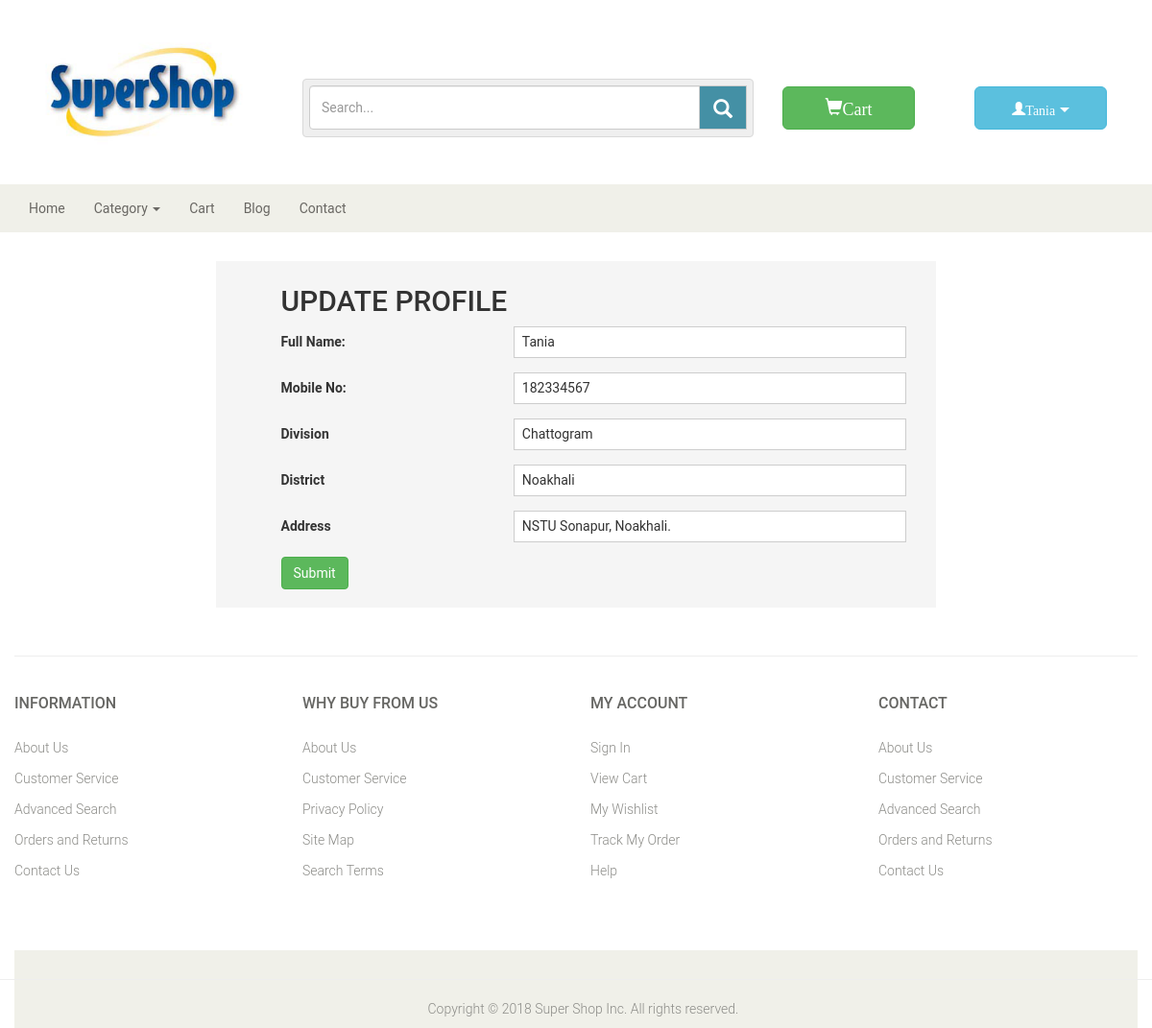
Page /editprofile.php (signed in) on the committed database.
### tables this page shows
CREATE TABLE `customer` (
  `custId` int(11) NOT NULL,
  `custName` varchar(225) NOT NULL,
  `custEmail` varchar(50) NOT NULL,
  `custPass` varchar(30) NOT NULL,
  `number` int(11) NOT NULL,
  `division` varchar(50) NOT NULL,
  `district` varchar(50) NOT NULL,
  `address` varchar(225) NOT NULL
);

### Classes/Customer.php (called while the page is built, shortened)
<?php
    class Customer{
     public $uhost = DB_HOST;
     public $uuser = DB_USER;
     public $upass = DB_PASS;
     public $udb   = DB_NAME;
     private $conn;
        function __construct(){
            $this -> conn = mysqli_connect($this -> uhost, $this -> uuser, $this -> upass, $this -> udb);
        }
        public function  getUserById($custID){
            $this -> sql = "SELECT * FROM `customer` WHERE custId = '$custID' ";
            $this -> res = mysqli_query($this -> conn, $this -> sql);
                return $this -> res;
        }
    }
?>

### editprofile.php (the view, shortened to what this page needs)
<?php
include_once('Library/header.php');
include('Classes/Customer.php');
    $customer = new Customer();
if(isset( $_SESSION['custId'])){
     $cId =  $_SESSION['custId'];
}
    $getProfile = $customer -> getUserById($cId);
?>
<div class="container">
    <div class="row">
        <div class="col-md-offset-2 col-md-8">
                <div class="register_form">
                    <h2>UPDATE PROFILE </h2>
                    <form action="" method="post">
                        <?php
                            if(isset($getProfile)){
                                $value = $getProfile -> fetch_assoc();
                        ?>
                        <label class="input_label">Full Name:</label>
                        <input class="r_input_field" type="text" value="<?php echo $value['custName']; ?>" name="u_name" required /><br/>
                        <label class="input_label">Mobile No:</label>
                        <input class="r_input_field" type="" value="<?php echo $value['number']; ?>" name="u_num" required /><br/>
                        <label class="input_label">Division</label>
                        <input class="r_input_field" type="text" value="<?php echo $value['division']; ?>" name="divi" required />
                        <label class="input_label">District</label>
                        <input class="r_input_field" type="text" value="<?php echo $value['district']; ?>" name="dist" required />
                        <label class="input_label">Address</label>
                        <input class="r_input_field" type="text" value="<?php echo $value['address']; ?>" name="address" required />
                        <input type="submit" value="Submit" class="btn btn-success" />
                        <?php } ?>
                    </form>
                </div>
        </div>
    </div>
</div>
<?php
include_once('Library/footer.php');
?>

### css/custom.css (style rules this page uses)
body { font-family: 'Roboto', sans-serif; }
.input_label { width: 35%; }
.register_form { background-color: #F5F5F5; padding-left: 9%; padding-top: 5px; padding-bottom: 5px; margin-top: 30px; margin-bottom: 30px; }
.r_input_field { border: 1px solid #CDCDCD; width: 60%; padding: 8px; line-height: 15px; font-size: 14px; font-family: roboto,sans-serif; font-weight: 400; margin-bottom: 15px; }

### rows in the picture
customer: u_name "Tania", u_num "182334567", divi "Chattogram", dist "Noakhali", address "NSTU Sonapur, Noakhali."

### other values in the picture
$_SESSION['custName'] "Tania"
